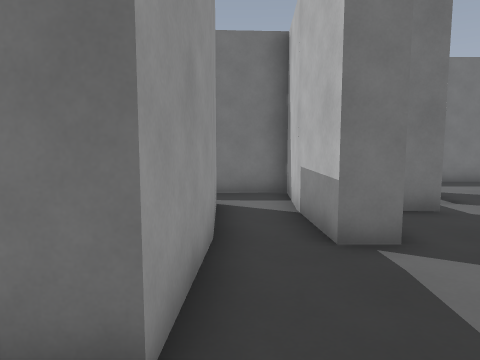
view 1 (above)

24 first-person views from a walk through a 3-D level made in the Godot game engine. The camera is 1.4 m above the floor, tilts 6° down and sees 70° across. The floor is counted in squares, 1 m on a side. Each view is taken from the middle of a square. On the plan, view 1 faces up. The plan holds only what a view shows up to about 15 squares ahead; the rest is blank. The place goes on beyond the plan.

view 2
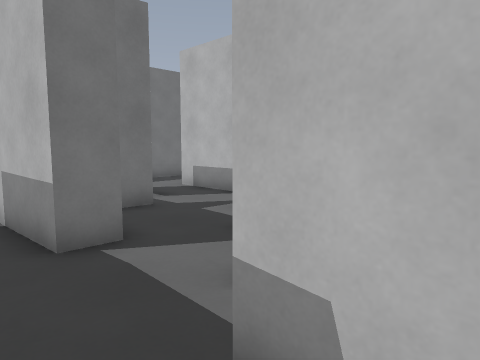

view 3
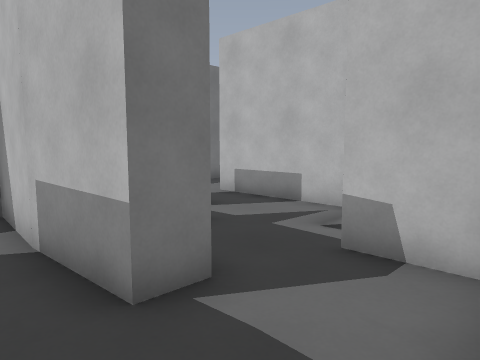

view 4
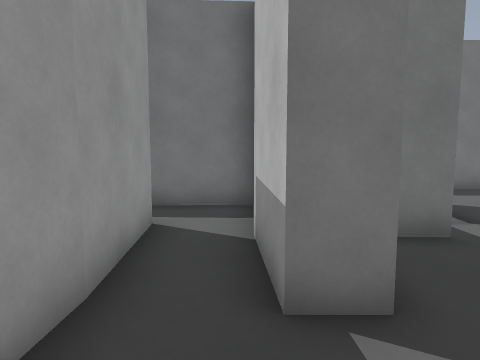

view 5
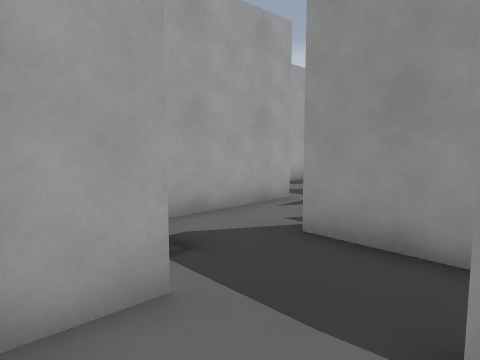

view 6
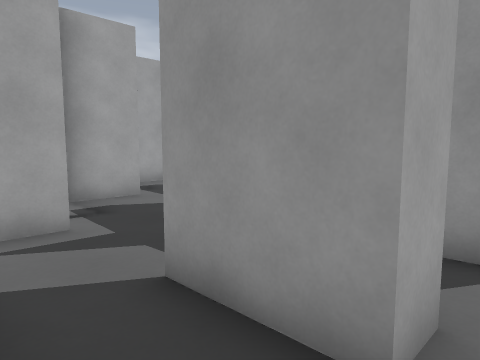

view 7
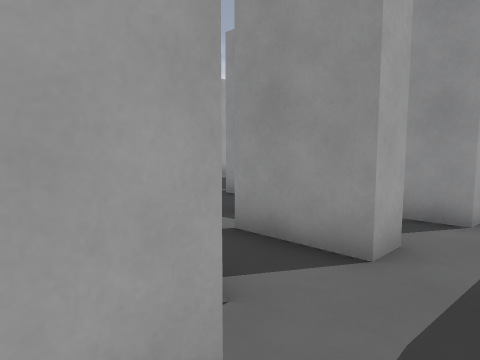

view 8
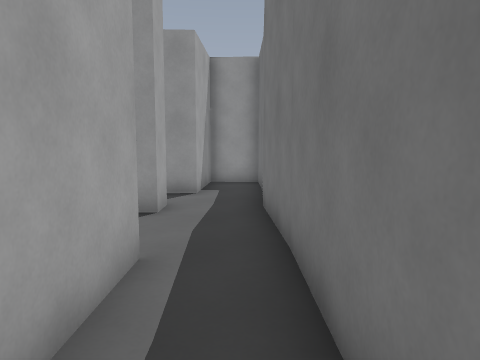

view 9
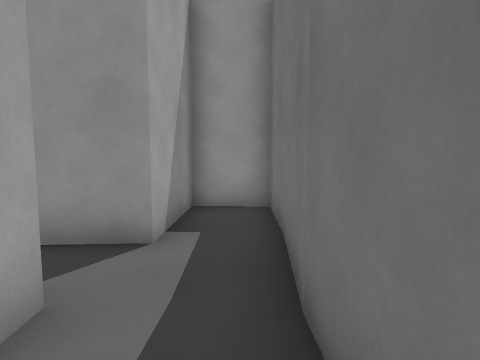

view 10
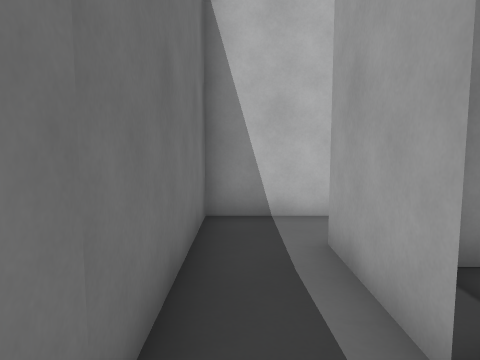

view 11
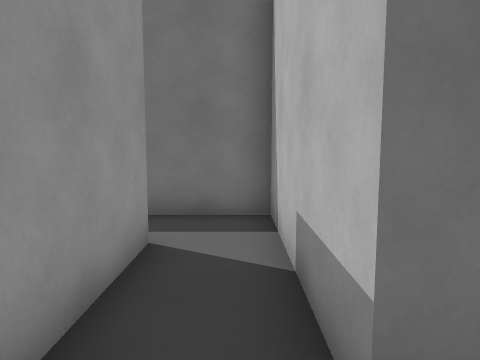

view 12
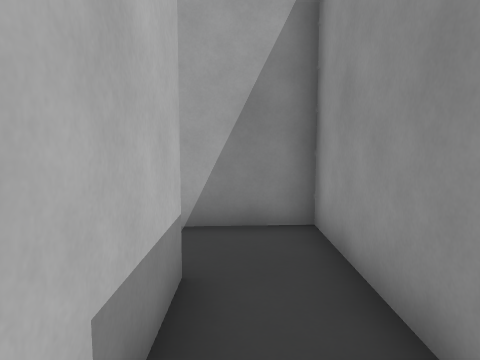

view 13
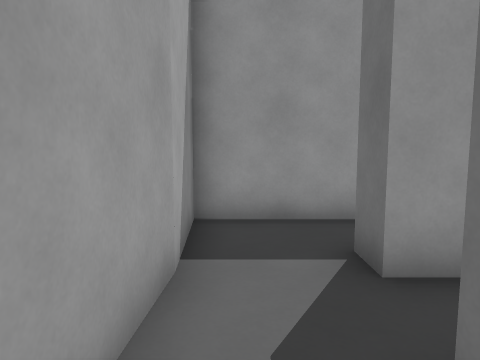

view 14
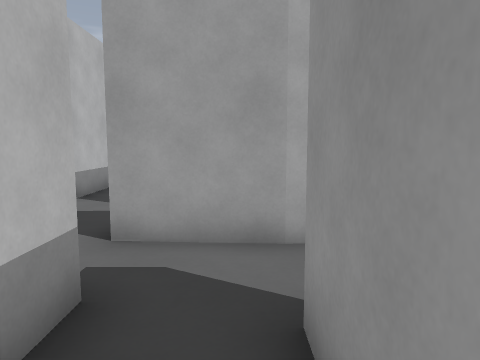

view 15
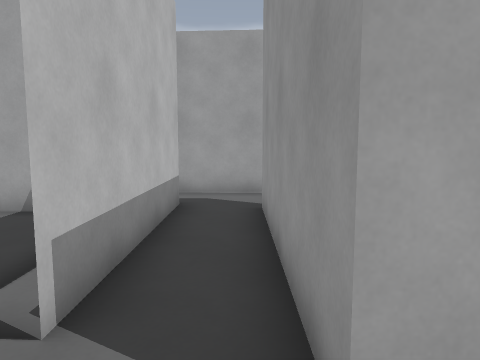

view 16
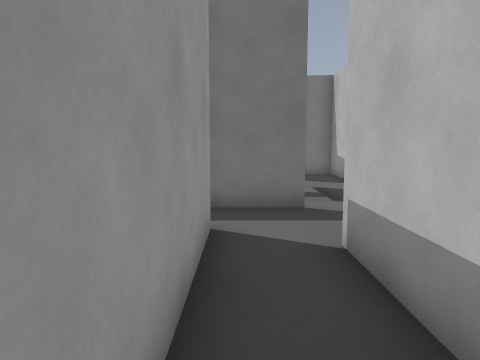

view 17
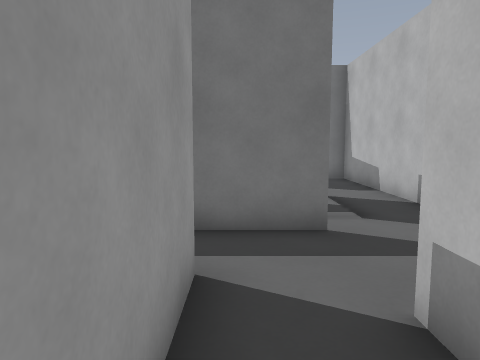

view 18
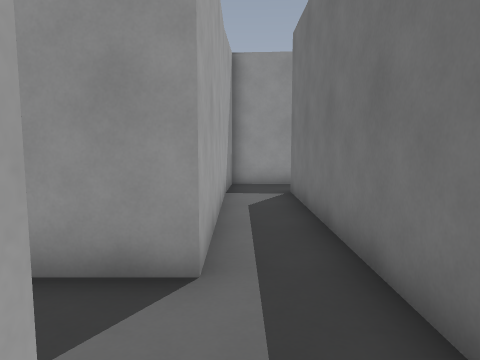

view 19
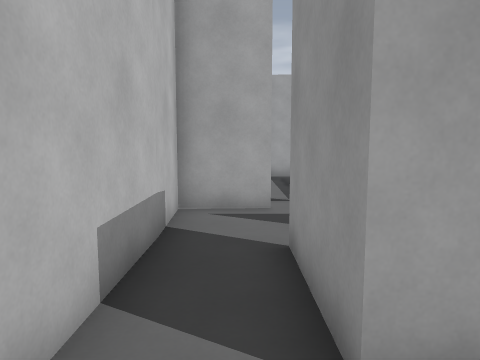

view 20
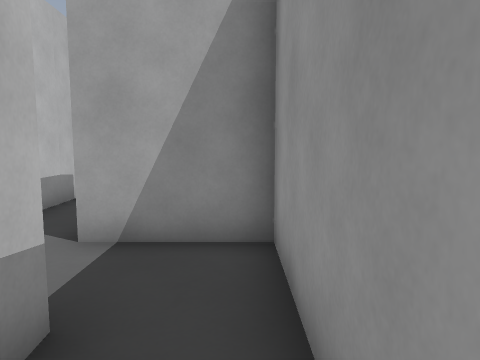

view 21
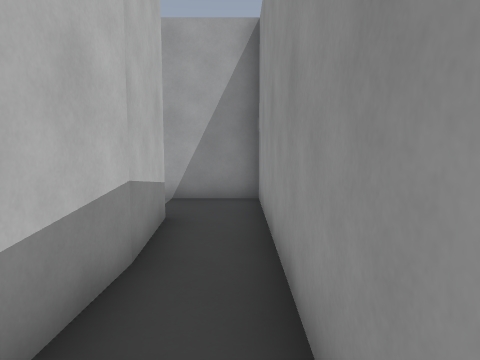

view 22
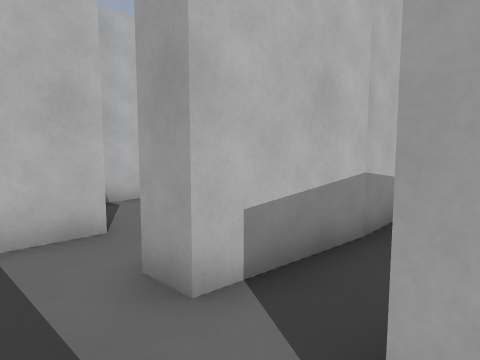

view 23
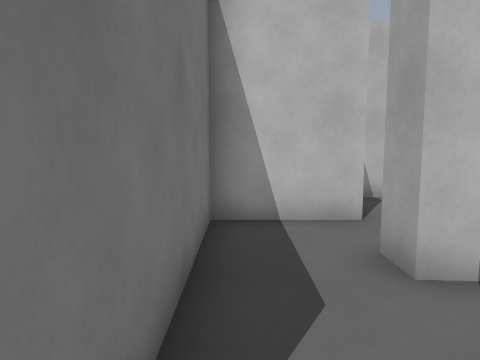

view 24
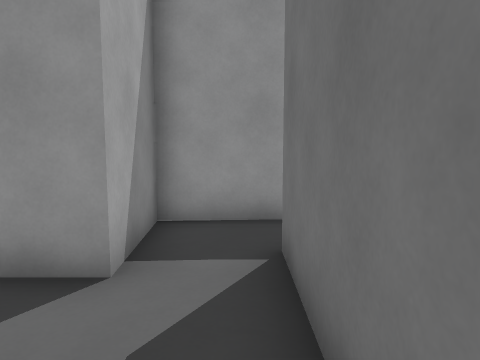

### Floor plan
Key: @ floor where view 1 was taken; # wall or solid block; . floor.
Columns run from 8 left of view 1 to 19 right of it. Each row starts with its distance up from view 1.
 30                    #.######
 29                    #......#
 28                    #......#
 27                    ###..#.#
 26                      #.##
 25                      #.#
 24                      #.#  #
 23                      #.##.#
 22                      #..#.#
 21                      #....#
 20                      #....#
 19                      ####.#
 18                         #.#
 17                        ##.#
 16              #.#########..#
 15              #............#
 14              ##...........#
 13        ###############..###
 12        #.............#..#
 11        ####.....###..#..#.
 10        ####.##.## ##.#..#..
  9        ..##. #.#  ##.#..#..
  8        #.#  ##.#   #.#..####
  7        #.####..#   #....#
  6        #.# ....#   #......
  5        #.##..###   ######.
  4        #....##           .
  3        #....#            .
  2        #..###            ..
  1       ...##              .#
  0     ....@#                #
 -1     .#####                #
 -2
 -3 ##

Where each view was taken, in squares from view 1:
view 1: 0 up, 0 right, facing up
view 2: 0 up, 0 right, facing up-right
view 3: 2 up, 0 right, facing up-right
view 4: 2 up, 1 right, facing up
view 5: 5 up, 4 right, facing down-left
view 6: 11 up, 7 right, facing down-left
view 7: 12 up, 9 right, facing down-left
view 8: 12 up, 12 right, facing left
view 9: 12 up, 7 right, facing left
view 10: 12 up, 6 right, facing right
view 11: 6 up, 12 right, facing up
view 12: 11 up, 12 right, facing down
view 13: 6 up, 17 right, facing left
view 14: 10 up, 14 right, facing down
view 15: 15 up, 14 right, facing down
view 16: 8 up, 14 right, facing up
view 17: 10 up, 14 right, facing up
view 18: 14 up, 17 right, facing left
view 19: 21 up, 17 right, facing down
view 20: 24 up, 14 right, facing down
view 21: 28 up, 14 right, facing down
view 22: 29 up, 13 right, facing down-right
view 23: 29 up, 12 right, facing right
view 24: 29 up, 17 right, facing left
